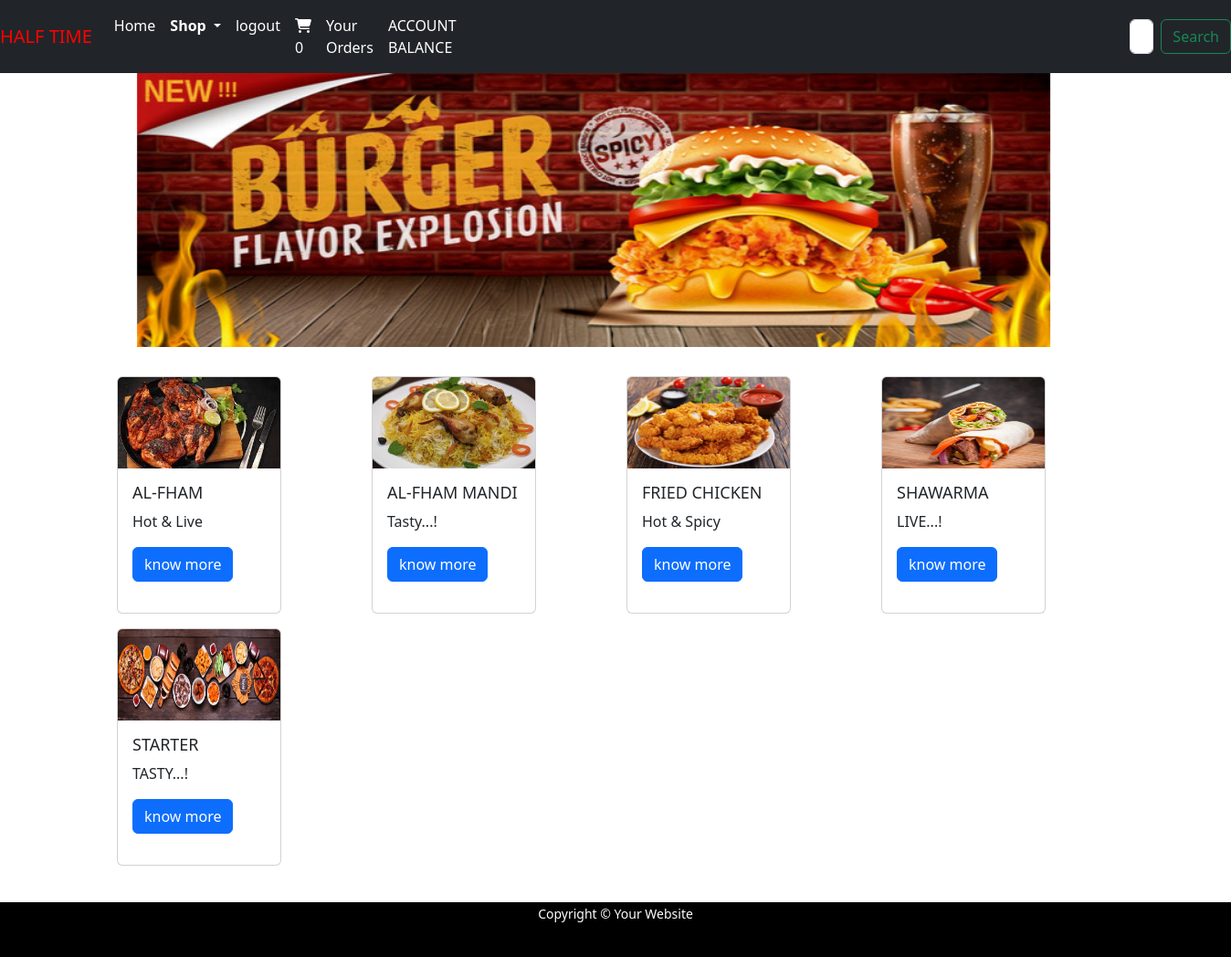
Screenshot of / (signed in) with the database file from the repository.
### resto/models.py (models this page shows, shortened)
class Category(models.Model):
    name = models.CharField(max_length=20)
    desc = models.TextField()
    slug=models.SlugField(max_length=250,unique=True)
    img=models.ImageField(upload_to="resto/Category",null=True,blank=True)

### resto/views.py (the view)
# urls.py: path('',views.allproducts,name='allproducts'),
def allproducts(request):
    c=Category.objects.all()
    return render(request,'category.html',{'c':c})

### cart/context_processors.py (called while the page is built)
def counter(request):
    item_count=0
    if request.user.is_authenticated:
        user=request.user
        try:
            cart=Cart.objects.filter(user=user)
            for i in cart:
                item_count+=i.quantity
        except Cart.DoesNotExist:
            item_count=0
    return {'item_count':item_count}

### resto/context_processors.py (called while the page is built)
def menu_links(request):
    links=Category.objects.all()
    return {'links':links}

### templates/category.html (shortened to what this page needs)
{% extends 'base.html' %}
{% load static %}
{% block content %}
<div class="respo" style="color:yellow;">
<div id="mycarousel" class="carousel slide" data-ride="carousel">
  <div class="carousel-inner">
    <div class="carousel-item active">
      <img class="d-block w-90" style="height:300px;width:1000px;margin-left:150px;" src="{% static 'img/fried2.jpg' %}" alt="First slide">
    </div>
  </div>
    <a class="carousel-control-prev" href="#mycarousel" role="button" data-slide="prev">
    <span class="carousel-control-prev-icon" aria-hidden="true"></span>
  </a>
  <a class="carousel-control-next" href="#mycarousel" role="button" data-slide="next">
    <span class="carousel-control-next-icon" aria-hidden="true"></span>
  </a>
</div>
<div class="container mt-3 " id="ca![](../../../../AppData/Local/Temp/fried2.jpg)rds" style="margin-bottom:100px;justify-content: space-around;">
  <div class="row mx-auto">
{% for i in c %}
    <div3 class="col-sm-3 mt-3">
<div class="card" style="height:260px;width:180px;">
  <img src="{{i.img.url}}" class="card-img-top" style="height:100px;width:100%;" alt="Card image cap">
  <div class="card-body">
    <h5 class="card-title" style="font-size:18px;">{{i.name}}</h5>
    <p class="card-text">{{i.desc}}</p>
    <a href="{% url 'resto:viewproducts' i.slug %}"  class="btn btn-primary">know more</a>
  </div>
</div>
    </div3>
{% endfor %}
  </div>
</div>
</div>
{% endblock %}

### static/css/custom.css (style rules this page uses)
#background { background-repeat:no-repeat; background-size:1580px 900px; background-position:top; background-attachment:fixed; }

### rows the page displays
Category: img (picture), name "AL-FHAM", desc "Hot & Live"
Category: img (picture), name "AL-FHAM MANDI", desc "Tasty...!"
Category: img (picture), name "FRIED CHICKEN", desc "Hot & Spicy"
Category: img (picture), name "SHAWARMA", desc "LIVE...!"
Category: img (picture), name "STARTER", desc "TASTY...!"

### other values shown
{{ item_count }} "0"
